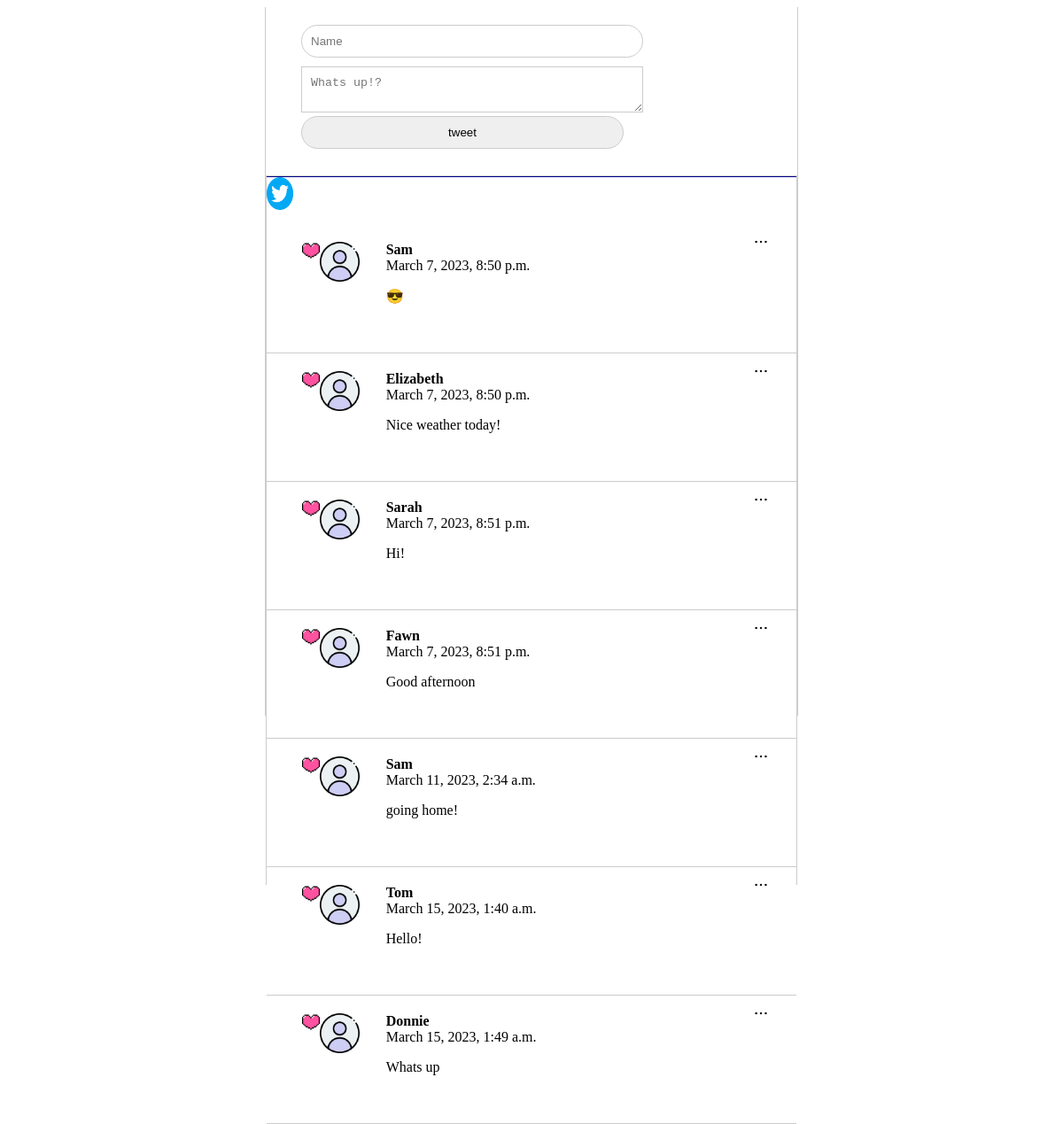
The page / on the database its author committed.
### posts/models.py (models this page shows)
class Post(models.Model):
    class Meta(object):
        db_table= 'posts'
    name = models.CharField(
        'Name', blank=False, null=True, max_length=14, db_index=True, default='Anonymous'
    )
    body = models.CharField(
        'Body', blank=False, null=True, max_length=140, db_index=True
    )
    created_at= models.DateTimeField(
        'Created DateTime', blank=True, auto_now_add=True
    )

### posts/views.py (the view, shortened to what this page needs)
# urls.py: path('', views.index, name='index'),
def index(request):
    posts = Post.objects.all()[:20]
    return render(request, 'post.html',
                  {'posts': posts})

### templates/post.html (shortened to what this page needs)
{% extends "base.html" %} {% block content %} {% load static %} {% load static %}
<section class="content">
  <section class="post_form">
        <form action="/" method=POST enctype="multipart/form-data">
            <input type="text" name="name" placeholder="Name" required />
            <textarea name="body" placeholder="Whats up!?" required></textarea>
            <input type="submit" value="tweet" id="btn" class="post-btn"/>
        </form>
  </section>
  <section class="content">
    <div class="header">
        <img src="/static/img/twitter.png" alt="" style="width:30px">
    </div>
  <section class="posts">
    {% if tweets.count == 0 %}
    <p class="p-3"> There is no tweet now.</p>
    <img src="" style="width: 70%; border-radius: 10px;">
     {% else %}
    <ul>
      {% for post in posts %}
      <li>
        <img class="menu_icon js-menu-icon" src="{% static 'img/menu.png' %}"/>
        <a href="/like/{{ post.id }}/">
          <img style = "width: 20px; height: 20px;" src = "{% static 'img/heart.png' %}" />
          </a>
        <div class="logo">
            <img src="{% static 'img/user.png' %}"/>
        </div>
        <div class="name_body">
            <div class="name">{{ post.name }}</div>
            <div class="datatime">{{ post.created_at }}</div>
            <p>{{ post.body }}</p>
       </div>
      </li>
      {% endfor %}
    </ul>
    {% endif %}
  </section>
</section>
{% endblock %}

### templates/base.html (shortened to what this page needs)
<!DOCTYPE html>
<html lang="en">
  <head>
    {% load static %}
    <link href="{% static 'css/style.css' %}" rel="stylesheet"/>
  </head>
  <body>
    {% block content %} {{content}} {% endblock %}
  </body>
</html>

### static/css/style.css (style rules this page uses)
html, body { height: 100%; }
.content { max-width: 600px; height: 100%; margin: 0 auto; border-left: 1px solid #ccc; border-right: 1px solid #ccc; }
.header { display: flex; border-top: 1px solid darkblue; }
.post_form { padding: 20px 40px; border-bottom: 1px solid #ccc; }
.post_form input { width: 70%; margin-bottom: 10px; padding: 10px; border: 1px solid #ccc; border-radius: 100px; }
.post_form textarea { width: 70%; padding: 10px; border: 1px solid #ccc; }
.posts ul { padding: 0; }
.posts li { position: relative; display: flex; border-bottom: 1px solid #ccc; padding: 20px 40px; list-style: none; }
.posts li .menu_icon { width: 20px; position: absolute; right: 30px; top: 10px; }
.posts li .logo { flex-basis: 15%; }
.posts li .logo img { width: 60%; }
.posts li .name_body { flex-basis: 85%; }
.posts li .name_body .name { font-weight: bold; }

### rows shown on the page
Post: name "Sam", created_at "March 7, 2023, 8:50 p.m.", body "😎"
Post: name "Elizabeth", created_at "March 7, 2023, 8:50 p.m.", body "Nice weather today!"
Post: name "Sarah", created_at "March 7, 2023, 8:51 p.m.", body "Hi!"
Post: name "Fawn", created_at "March 7, 2023, 8:51 p.m.", body "Good afternoon"
Post: name "Sam", created_at "March 11, 2023, 2:34 a.m.", body "going home!"
Post: name "Tom", created_at "March 15, 2023, 1:40 a.m.", body "Hello!"
Post: name "Donnie", created_at "March 15, 2023, 1:49 a.m.", body "Whats up"
